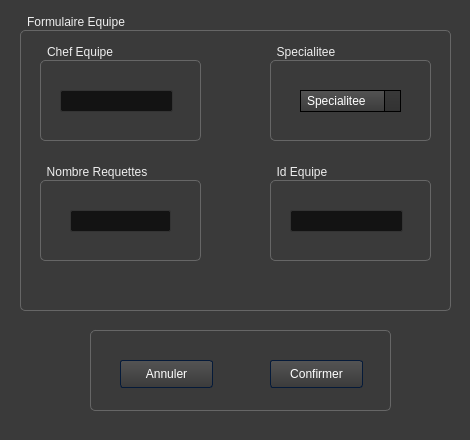
<?xml version="1.0" encoding="UTF-8"?>
<ui version="4.0">
 <class>WidMod2</class>
 <widget class="QDialog" name="WidMod2">
  <property name="geometry">
   <rect>
    <x>0</x>
    <y>0</y>
    <width>470</width>
    <height>440</height>
   </rect>
  </property>
  <property name="windowTitle">
   <string>Dialog</string>
  </property>
  <property name="styleSheet">
   <string notr="true">/*-----QWidget-----*/
QWidget
{
	background-color: #3a3a3a;
	color: #fff;
	selection-background-color: #b78620;
	selection-color: #000;

}


/*-----QLabel-----*/
QLabel
{
	background-color: transparent;
	color: #fff;

}


/*-----QMenuBar-----*/
QMenuBar 
{
	background-color: qlineargradient(spread:repeat, x1:1, y1:0, x2:1, y2:1, stop:0 rgba(57, 57, 57, 255),stop:1 rgba(50, 50, 50, 255));
	border: 1px solid #000;
	color: #fff;

}


QMenuBar::item 
{
	background-color: transparent;

}


QMenuBar::item:selected 
{
	background-color: rgba(183, 134, 32, 20%);
	border: 1px solid #b78620;
	color: #fff;

}


QMenuBar::item:pressed 
{
	background-color: rgb(183, 134, 32);
	border: 1px solid #b78620;
	color: #fff;

}


/*-----QMenu-----*/
QMenu
{
    background-color: qlineargradient(spread:repeat, x1:1, y1:0, x2:1, y2:1, stop:0 rgba(57, 57, 57, 255),stop:1 rgba(50, 50, 50, 255));
    border: 1px solid #222;
    padding: 4px;
	color: #fff;

}


QMenu::item
{
    background-color: transparent;
    padding: 2px 20px 2px 20px;

}


QMenu::separator
{
   	background-color: rgb(183, 134, 32);
	height: 1px;

}


QMenu::item:disabled
{
    color: #555;
    background-color: transparent;
    padding: 2px 20px 2px 20px;

}


QMenu::item:selected
{
	background-color: rgba(183, 134, 32, 20%);
	border: 1px solid #b78620;
	color: #fff;

}


/*-----QToolBar-----*/
QToolBar
{
	background-color: qlineargradient(spread:repeat, x1:1, y1:0, x2:1, y2:1, stop:0 rgba(69, 69, 69, 255),stop:1 rgba(58, 58, 58, 255));
	border-top: none;
	border-bottom: 1px solid #4f4f4f;
	border-left: 1px solid #4f4f4f;
	border-right: 1px solid #4f4f4f;

}


QToolBar::separator
{
	background-color: #2e2e2e;
	width: 1px;

}


/*-----QToolButton-----*/
QToolButton 
{
	background-color: transparent;
	color: #fff;
	padding: 5px;
	padding-left: 8px;
	padding-right: 8px;
	margin-left: 1px;
}


QToolButton:hover
{
	background-color: rgba(183, 134, 32, 20%);
	border: 1px solid #b78620;
	color: #fff;
	
}


QToolButton:pressed
{
	background-color: qlineargradient(spread:repeat, x1:1, y1:0, x2:1, y2:1, stop:0 rgba(57, 57, 57, 255),stop:1 rgba(50, 50, 50, 255));
	border: 1px solid #b78620;

}


QToolButton:checked
{
	background-color: qlineargradient(spread:repeat, x1:1, y1:0, x2:1, y2:1, stop:0 rgba(57, 57, 57, 255),stop:1 rgba(50, 50, 50, 255));
	border: 1px solid #222;
}


/*-----QPushButton-----*/
QPushButton
{
	background-color: qlineargradient(spread:repeat, x1:1, y1:0, x2:1, y2:1, stop:0 rgba(84, 84, 84, 255),stop:1 rgba(59, 59, 59, 255));
	color: #ffffff;
	min-width: 80px;
	border-style: solid;
	border-width: 1px;
	border-radius: 3px;
	border-color: #051a39;
	padding: 5px;

}


QPushButton::flat
{
	background-color: transparent;
	border: none;
	color: #fff;

}


QPushButton::disabled
{
	background-color: #404040;
	color: #656565;
	border-color: #051a39;

}


QPushButton::hover
{
	background-color: rgba(183, 134, 32, 20%);
	border: 1px solid #b78620;

}


QPushButton::pressed
{
	background-color: qlineargradient(spread:repeat, x1:1, y1:0, x2:1, y2:1, stop:0 rgba(74, 74, 74, 255),stop:1 rgba(49, 49, 49, 255));
	border: 1px solid #b78620;

}


QPushButton::checked
{
	background-color: qlineargradient(spread:repeat, x1:1, y1:0, x2:1, y2:1, stop:0 rgba(74, 74, 74, 255),stop:1 rgba(49, 49, 49, 255));
	border: 1px solid #222;

}


/*-----QLineEdit-----*/
QLineEdit
{
	background-color: #131313;
	color : #eee;
	border: 1px solid #343434;
	border-radius: 2px;
	padding: 3px;
	padding-left: 5px;

}


/*-----QPlainTExtEdit-----*/
QPlainTextEdit
{
	background-color: #131313;
	color : #eee;
	border: 1px solid #343434;
	border-radius: 2px;
	padding: 3px;
	padding-left: 5px;

}


/*-----QTabBar-----*/
QTabBar::tab
{
	background-color: qlineargradient(spread:repeat, x1:1, y1:0, x2:1, y2:1, stop:0 rgba(84, 84, 84, 255),stop:1 rgba(59, 59, 59, 255));
	color: #ffffff;
	border-style: solid;
	border-width: 1px;
	border-color: #666;
	border-bottom: none;
	padding: 5px;
	padding-left: 15px;
	padding-right: 15px;

}


QTabWidget::pane 
{
	background-color: red;
	border: 1px solid #666;
	top: 1px;

}


QTabBar::tab:last
{
	margin-right: 0; 

}


QTabBar::tab:first:!selected
{
	background-color: #0c0c0d;
	margin-left: 0px;

}


QTabBar::tab:!selected
{
	color: #b1b1b1;
	border-bottom-style: solid;
	background-color: #0c0c0d;

}


QTabBar::tab:selected
{
	margin-bottom: 0px;

}


QTabBar::tab:!selected:hover
{
	border-top-color: #b78620;

}


/*-----QComboBox-----*/
QComboBox
{
    background-color: qlineargradient(spread:repeat, x1:1, y1:0, x2:1, y2:1, stop:0 rgba(84, 84, 84, 255),stop:1 rgba(59, 59, 59, 255));
    border: 1px solid #000;
    padding-left: 6px;
    color: #ffffff;
    height: 20px;

}


QComboBox::disabled
{
	background-color: #404040;
	color: #656565;
	border-color: #051a39;

}


QComboBox:on
{
    background-color: #b78620;
	color: #000;

}


QComboBox QAbstractItemView
{
    background-color: #383838;
    color: #ffffff;
    border: 1px solid black;
    selection-background-color: #b78620;
    outline: 0;

}


QComboBox::drop-down
{
	background-color: qlineargradient(spread:repeat, x1:1, y1:0, x2:1, y2:1, stop:0 rgba(57, 57, 57, 255),stop:1 rgba(50, 50, 50, 255));
    subcontrol-origin: padding;
    subcontrol-position: top right;
    width: 15px;
    border-left-width: 1px;
    border-left-color: black;
    border-left-style: solid; 

}


QComboBox::down-arrow
{
    image: url(://arrow-down.png);
    width: 8px;
    height: 8px;
}


/*-----QSpinBox &amp; QDateTimeEdit-----*/
QSpinBox,
QDateTimeEdit 
{
    background-color: #131313;
	color : #eee;
	border: 1px solid #343434;
	padding: 3px;
	padding-left: 5px;
    border-radius : 2px;

}


QSpinBox::up-button, 
QDateTimeEdit::up-button
{
	border-top-right-radius:2px;
	background-color: #777777;
    width: 16px; 
    border-width: 1px;

}


QSpinBox::up-button:hover, 
QDateTimeEdit::up-button:hover
{
	background-color: #585858;

}


QSpinBox::up-button:pressed, 
QDateTimeEdit::up-button:pressed
{
	background-color: #252525;
    width: 16px; 
    border-width: 1px;

}


QSpinBox::up-arrow,
QDateTimeEdit::up-arrow
{
    image: url(://arrow-up.png);
    width: 7px;
    height: 7px;

}


QSpinBox::down-button, 
QDateTimeEdit::down-button
{
	border-bottom-right-radius:2px;
	background-color: #777777;
    width: 16px; 
    border-width: 1px;

}


QSpinBox::down-button:hover, 
QDateTimeEdit::down-button:hover
{
	background-color: #585858;

}


QSpinBox::down-button:pressed, 
QDateTimeEdit::down-button:pressed
{
	background-color: #252525;
    width: 16px; 
    border-width: 1px;

}


QSpinBox::down-arrow,
QDateTimeEdit::down-arrow
{
    image: url(://arrow-down.png);
    width: 7px;
    height: 7px;

}


/*-----QGroupBox-----*/
QGroupBox 
{
    border: 1px solid;
    border-color: #666666;
	border-radius: 5px;
    margin-top: 20px;

}


QGroupBox::title  
{
    background-color: transparent;
    color: #eee;
    subcontrol-origin: margin;
    padding: 5px;
	border-top-left-radius: 3px;
	border-top-right-radius: 3px;

}


/*-----QHeaderView-----*/
QHeaderView::section
{
    background-color: qlineargradient(spread:repeat, x1:1, y1:0, x2:1, y2:1, stop:0 rgba(60, 60, 60, 255),stop:1 rgba(50, 50, 50, 255));
	border: 1px solid #000;
    color: #fff;
    text-align: left;
	padding: 4px;
	
}


QHeaderView::section:disabled
{
    background-color: #525251;
    color: #656565;

}


QHeaderView::section:checked
{
    background-color: qlineargradient(spread:repeat, x1:1, y1:0, x2:1, y2:1, stop:0 rgba(60, 60, 60, 255),stop:1 rgba(50, 50, 50, 255));
    color: #fff;

}


QHeaderView::section::vertical::first,
QHeaderView::section::vertical::only-one
{
    border-top: 1px solid #353635;

}


QHeaderView::section::vertical
{
    border-top: 1px solid #353635;

}


QHeaderView::section::horizontal::first,
QHeaderView::section::horizontal::only-one
{
    border-left: 1px solid #353635;

}


QHeaderView::section::horizontal
{
    border-left: 1px solid #353635;

}


QTableCornerButton::section
{
    background-color: qlineargradient(spread:repeat, x1:1, y1:0, x2:1, y2:1, stop:0 rgba(60, 60, 60, 255),stop:1 rgba(50, 50, 50, 255));
	border: 1px solid #000;
    color: #fff;

}


/*-----QTreeWidget-----*/
QTreeView
{
	show-decoration-selected: 1;
	alternate-background-color: #3a3a3a;
	selection-color: #fff;
	background-color: #2d2d2d;
	border: 1px solid gray;
	padding-top : 5px;
	color: #fff;
	font: 8pt;

}


QTreeView::item:selected
{
	color:#fff;
	background-color: #b78620;
	border-radius: 0px;

}


QTreeView::item:!selected:hover
{
    background-color: #262626;
    border: none;
    color: white;

}


QTreeView::branch:has-children:!has-siblings:closed,
QTreeView::branch:closed:has-children:has-siblings 
{
	image: url(://tree-closed.png);

}


QTreeView::branch:open:has-children:!has-siblings,
QTreeView::branch:open:has-children:has-siblings  
{
	image: url(://tree-open.png);

}


/*-----QListView-----*/
QListView 
{
	background-color: qlineargradient(spread:repeat, x1:1, y1:0, x2:1, y2:1, stop:0 rgba(83, 83, 83, 255),stop:0.293269 rgba(81, 81, 81, 255),stop:0.634615 rgba(79, 79, 79, 255),stop:1 rgba(83, 83, 83, 255));
    border : none;
    color: white;
    show-decoration-selected: 1; 
    outline: 0;
	border: 1px solid gray;

}


QListView::disabled 
{
	background-color: #656565;
	color: #1b1b1b;
    border: 1px solid #656565;

}


QListView::item 
{
	background-color: #2d2d2d;
    padding: 1px;

}


QListView::item:alternate 
{
    background-color: #3a3a3a;

}


QListView::item:selected 
{
	background-color: #b78620;
	border: 1px solid #b78620;
	color: #fff;

}


QListView::item:selected:!active 
{
	background-color: #b78620;
	border: 1px solid #b78620;
	color: #fff;

}


QListView::item:selected:active 
{
	background-color: #b78620;
	border: 1px solid #b78620;
	color: #fff;

}


QListView::item:hover {
    background-color: #262626;
    border: none;
    color: white;

}


/*-----QCheckBox-----*/
QCheckBox
{
	background-color: transparent;
    color: lightgray;
	border: none;

}


QCheckBox::indicator
{
    background-color: #323232;
    border: 1px solid darkgray;
    width: 12px;
    height: 12px;

}


QCheckBox::indicator:checked
{
    image:url(&quot;./ressources/check.png&quot;);
	background-color: #b78620;
    border: 1px solid #3a546e;

}


QCheckBox::indicator:unchecked:hover
{
	border: 1px solid #b78620; 

}


QCheckBox::disabled
{
	color: #656565;

}


QCheckBox::indicator:disabled
{
	background-color: #656565;
	color: #656565;
    border: 1px solid #656565;

}


/*-----QRadioButton-----*/
QRadioButton 
{
	color: lightgray;
	background-color: transparent;

}


QRadioButton::indicator::unchecked:hover 
{
	background-color: lightgray;
	border: 2px solid #b78620;
	border-radius: 6px;
}


QRadioButton::indicator::checked 
{
	border: 2px solid #b78620;
	border-radius: 6px;
	background-color: rgba(183,134,32,20%);  
	width: 9px; 
	height: 9px; 

}


/*-----QSlider-----*/
QSlider::groove:horizontal 
{
	background-color: transparent;
	height: 3px;

}


QSlider::sub-page:horizontal 
{
	background-color: #b78620;

}


QSlider::add-page:horizontal 
{
	background-color: #131313;

}


QSlider::handle:horizontal 
{
	background-color: #b78620;
	width: 14px;
	margin-top: -6px;
	margin-bottom: -6px;
	border-radius: 6px;

}


QSlider::handle:horizontal:hover 
{
	background-color: #d89e25;
	border-radius: 6px;

}


QSlider::sub-page:horizontal:disabled 
{
	background-color: #bbb;
	border-color: #999;

}


QSlider::add-page:horizontal:disabled 
{
	background-color: #eee;
	border-color: #999;

}


QSlider::handle:horizontal:disabled 
{
	background-color: #eee;
	border: 1px solid #aaa;
	border-radius: 3px;

}


/*-----QScrollBar-----*/
QScrollBar:horizontal
{
    border: 1px solid #222222;
    background-color: #3d3d3d;
    height: 15px;
    margin: 0px 16px 0 16px;

}


QScrollBar::handle:horizontal
{
	background-color: qlineargradient(spread:repeat, x1:1, y1:0, x2:1, y2:1, stop:0 rgba(97, 97, 97, 255),stop:1 rgba(90, 90, 90, 255));
	border: 1px solid #2d2d2d;
    min-height: 20px;

}


QScrollBar::add-line:horizontal
{
	background-color: qlineargradient(spread:repeat, x1:1, y1:0, x2:1, y2:1, stop:0 rgba(97, 97, 97, 255),stop:1 rgba(90, 90, 90, 255));
	border: 1px solid #2d2d2d;
    width: 15px;
    subcontrol-position: right;
    subcontrol-origin: margin;

}


QScrollBar::sub-line:horizontal
{
	background-color: qlineargradient(spread:repeat, x1:1, y1:0, x2:1, y2:1, stop:0 rgba(97, 97, 97, 255),stop:1 rgba(90, 90, 90, 255));
	border: 1px solid #2d2d2d;
    width: 15px;
    subcontrol-position: left;
    subcontrol-origin: margin;

}


QScrollBar::right-arrow:horizontal
{
    image: url(://arrow-right.png);
    width: 6px;
    height: 6px;

}


QScrollBar::left-arrow:horizontal
{
    image: url(://arrow-left.png);
    width: 6px;
    height: 6px;

}


QScrollBar::add-page:horizontal, QScrollBar::sub-page:horizontal
{
    background: none;

}


QScrollBar:vertical
{
    background-color: #3d3d3d;
    width: 16px;
	border: 1px solid #2d2d2d;
    margin: 16px 0px 16px 0px;

}


QScrollBar::handle:vertical
{
    background-color: qlineargradient(spread:repeat, x1:1, y1:0, x2:1, y2:1, stop:0 rgba(97, 97, 97, 255),stop:1 rgba(90, 90, 90, 255));
	border: 1px solid #2d2d2d;
    min-height: 20px;

}


QScrollBar::add-line:vertical
{
	background-color: qlineargradient(spread:repeat, x1:1, y1:0, x2:1, y2:1, stop:0 rgba(97, 97, 97, 255),stop:1 rgba(90, 90, 90, 255));
	border: 1px solid #2d2d2d;
    height: 15px;
    subcontrol-position: bottom;
    subcontrol-origin: margin;

}


QScrollBar::sub-line:vertical
{
	background-color: qlineargradient(spread:repeat, x1:1, y1:0, x2:1, y2:1, stop:0 rgba(97, 97, 97, 255),stop:1 rgba(90, 90, 90, 255));
	border: 1px solid #2d2d2d;
    height: 15px;
    subcontrol-position: top;
    subcontrol-origin: margin;

}


QScrollBar::up-arrow:vertical
{
    image: url(://arrow-up.png);
    width: 6px;
    height: 6px;

}


QScrollBar::down-arrow:vertical
{
    image: url(://arrow-down.png);
    width: 6px;
    height: 6px;

}


QScrollBar::add-page:vertical, QScrollBar::sub-page:vertical
{
    background: none;

}


/*-----QProgressBar-----*/
QProgressBar
{
    border: 1px solid #666666;
    text-align: center;
	color: #000;
	font-weight: bold;

}


QProgressBar::chunk
{
    background-color: #b78620;
    width: 30px;
    margin: 0.5px;

}</string>
  </property>
  <widget class="QGroupBox" name="groupBox">
   <property name="geometry">
    <rect>
     <x>20</x>
     <y>10</y>
     <width>431</width>
     <height>301</height>
    </rect>
   </property>
   <property name="title">
    <string>Formulaire Equipe</string>
   </property>
   <widget class="QGroupBox" name="groupBox_6">
    <property name="geometry">
     <rect>
      <x>250</x>
      <y>30</y>
      <width>161</width>
      <height>101</height>
     </rect>
    </property>
    <property name="title">
     <string>Specialitee</string>
    </property>
    <widget class="QComboBox" name="ModSpecEq">
     <property name="geometry">
      <rect>
       <x>30</x>
       <y>50</y>
       <width>101</width>
       <height>22</height>
      </rect>
     </property>
     <item>
      <property name="text">
       <string>Specialitee</string>
      </property>
     </item>
    </widget>
   </widget>
   <widget class="QGroupBox" name="groupBox_4">
    <property name="geometry">
     <rect>
      <x>20</x>
      <y>30</y>
      <width>161</width>
      <height>101</height>
     </rect>
    </property>
    <property name="title">
     <string>Chef Equipe</string>
    </property>
    <widget class="QLineEdit" name="ModChefEq">
     <property name="geometry">
      <rect>
       <x>20</x>
       <y>50</y>
       <width>113</width>
       <height>22</height>
      </rect>
     </property>
    </widget>
   </widget>
   <widget class="QGroupBox" name="groupBox_5">
    <property name="geometry">
     <rect>
      <x>20</x>
      <y>150</y>
      <width>161</width>
      <height>101</height>
     </rect>
    </property>
    <property name="title">
     <string>Nombre Requettes</string>
    </property>
    <widget class="QLineEdit" name="ModEqNbRq">
     <property name="geometry">
      <rect>
       <x>30</x>
       <y>50</y>
       <width>101</width>
       <height>22</height>
      </rect>
     </property>
    </widget>
   </widget>
   <widget class="QGroupBox" name="groupBox_3">
    <property name="geometry">
     <rect>
      <x>250</x>
      <y>150</y>
      <width>161</width>
      <height>101</height>
     </rect>
    </property>
    <property name="title">
     <string>Id Equipe</string>
    </property>
    <widget class="QLineEdit" name="ModEqId">
     <property name="geometry">
      <rect>
       <x>20</x>
       <y>50</y>
       <width>113</width>
       <height>22</height>
      </rect>
     </property>
    </widget>
   </widget>
  </widget>
  <widget class="QGroupBox" name="groupBox_2">
   <property name="geometry">
    <rect>
     <x>90</x>
     <y>310</y>
     <width>301</width>
     <height>101</height>
    </rect>
   </property>
   <property name="title">
    <string/>
   </property>
   <widget class="QPushButton" name="ConfirmerModEq">
    <property name="geometry">
     <rect>
      <x>180</x>
      <y>50</y>
      <width>93</width>
      <height>28</height>
     </rect>
    </property>
    <property name="text">
     <string>Confirmer</string>
    </property>
   </widget>
   <widget class="QPushButton" name="AnnulerModEq">
    <property name="geometry">
     <rect>
      <x>30</x>
      <y>50</y>
      <width>93</width>
      <height>28</height>
     </rect>
    </property>
    <property name="text">
     <string>Annuler</string>
    </property>
   </widget>
  </widget>
 </widget>
 <resources/>
 <connections/>
</ui>
